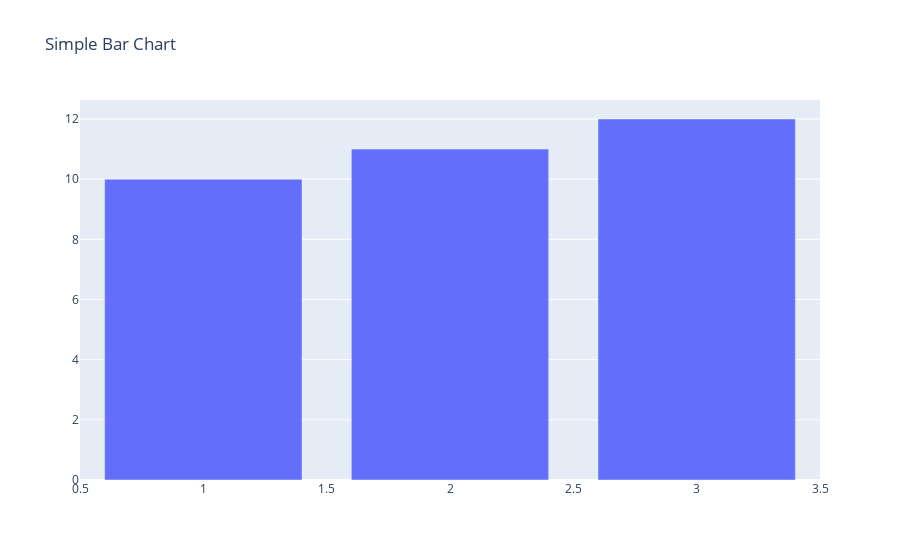

This figure's notebook cell:
### Code cell
import plotly.graph_objects as go

def create_plot():
    # Create a simple figure
    fig = go.Figure(data=go.Bar(x=[1, 2, 3], y=[10, 11, 12]))
    
    # Customize layout if needed
    fig.update_layout(title='Simple Bar Chart')
    
    # Return the figure
    return fig

# Call the function and get the figure
fig = create_plot()

# Show the figure
fig.show()

### Figure 1 — Plotly figure (JSON) as saved in the notebook; plotly's stock layout.template omitted (floating-point values rounded to 4 significant figures)
{"data": [{"type": "bar", "x": [1, 2, 3], "y": [10, 11, 12]}], "layout": {"title": {"text": "Simple Bar Chart"}}}
